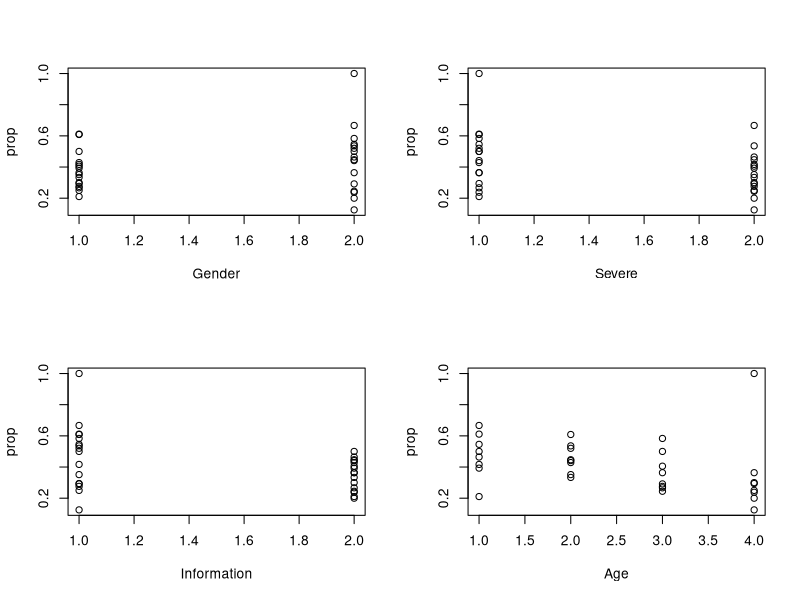

R code for this plot: (Note: this script raises an error after producing the figure.)
# Assignment ST6033

Gender <- c(1,1,1,1,1,1,1,1,1,1,1,1,1,1,1,1,
            2,2,2,2,2,2,2,2,2,2,2,2,2,2,2,2)

Severe <- c(1,1,1,1,1,1,1,1,2,2,2,2,2,2,2,2,
            1,1,1,1,1,1,1,1,2,2,2,2,2,2,2,2)
Information <- c(1,1,1,1,2,2,2,2,1,1,1,1,2,2,2,2,
                 1,1,1,1,2,2,2,2,1,1,1,1,2,2,2,2)
Age <- c(1,2,3,4,1,2,3,4,1,2,3,4,1,2,3,4,
         1,2,3,4,1,2,3,4,1,2,3,4,1,2,3,4)
n <- c(18,23,22,17,19,35,30,22,24,37,29,24,28,42,37,30,
       11,25,12,8,14,34,22,21,18,28,24,8,28,47,45,30)
Changed_Behaviour <- c(11,14,11,5,4,15,8,8,10,13,8,6,11,14,15,9,
                       6,13,7,8,7,15,8,5,12,15,7,1,13,21,11,6)
data = data.frame(Gender,Severe,Information,Age,n,Changed_Behaviour)
data
summary(data)

# Preliminary Analysis
# Plotting the proportions versus each factor

par(mfrow=c(2,2))
prop <- Changed_Behaviour/n
plot(Gender,prop)

# Female had more changed behaviour relating to hygiene than their males
plot(Severe, prop)
# The persons who believed the consequences of contracting swine flu were severe
# changed behaviour relating to hygiene almost as equally as persons who didnt
# believe the consequences of contracting swine flu were severe.

plot(Information,prop)
# The persons who believed the information available about swine flu were adequate
# had more behavioural change relating to hygiene than those who believed the
# information available about swine flu was inadequate.

plot(Age, prop)
# The persons changed behaviour relating to hygiene decreased with the increase
# in age. There is a possible case of an outlier for females aged 60+ who thought that the
# consequences of contracting swine flu were severe, and believed the information
# available about swine flu was adequate.

y <- cbind(Changed_Behaviour, n - Changed_Behaviour)

glmo <- glm(y~factor(Gender) + factor(Severe) + factor(Information) +
              factor(Age), family = binomial(link=logit))
summary(glmo)

# All the possible 2 way interactions
# 1) Gender + Severe
glm_GS <- glm(y ~ factor(Gender) + factor(Severe), family = binomial(link = logit))
summary(glm_GS)

#2) Gender + Information
glm_GI <- glm(y ~ factor(Gender) + factor(Information), family = binomial(link = logit))
summary(glm_GI)

#3) Gender + Age
glm_GA <- glm(y ~ factor(Gender) + factor(Age), family = binomial(link = logit))
summary(glm_GA)

#4) Severe +Information
glm_SI <- glm(y ~ factor(Severe) + factor(Information), family = binomial(link = logit))
summary(glm_SI)

#5) Severe + Age
glm_SA <- glm(y ~ factor(Severe) + factor(Age), family = binomial(link = logit))
summary(glm_SA)

#6) Information + Age
glm_IA <- glm(y ~ factor(Information) + factor(Age), family = binomial(link = logit))
summary(glm_IA)

#7) Gender + Severe + GS
glm_GSI <- glm(y ~ factor(Gender) + factor(Severe) + factor(Gender):factor(Severe), family = binomial(link = logit))
summary(glm_GSI)
# Looks not significant therefore will not consider it

#8) Gender + Information + GI
glm_GII <- glm(y ~ factor(Gender) + factor(Information) + factor(Gender):factor(Information), family = binomial(link = logit))
summary(glm_GII)

#9) Gender + Age + GA
glm_GAI <- glm(y ~ factor(Gender) + factor(Age) + factor(Gender):factor(Age), family = binomial(link = logit))
summary(glm_GAI)
# Not significant, hence will not be considered

#10) Severe + Information + SI
glm_SII <- glm(y ~ factor(Severe) + factor(Information) + factor(Severe):factor(Information), family = binomial(link = logit))
summary(glm_SII)

#11) Severe + Age + SA
glm_SAI <- glm(y ~ factor(Severe) + factor(Age) + factor(Severe):factor(Age), family = binomial(link = logit))
summary(glm_SAI)
# Not significant, hence we will not consider it

#12) Information + Age + IA
glm_IAI <- glm(y ~ factor(Information) + factor(Age) + factor(Information):factor(Age), family = binomial(link = logit))
summary(glm_IAI)
null <- glm(y~1,family=binomial(link="logit"))
summary(null)

# Gender
glm_G1 <- glm(y ~ factor(Severe) + factor(Information) + factor(Age), family = binomial(link="logit"))
glm_G2 <- glm(y ~ factor(Severe) + factor(Information) + factor(Age) + factor(Information):factor(Age),family = binomial(link="logit")  )
glm_G3 <- glm(y ~ factor(Information) + factor(Severe) + factor(Age) + factor(Severe):factor(Age),family = binomial(link="logit")  )
glm_G4 <- glm(y ~ factor(Age) + factor(Severe) + factor(Information) + factor(Severe):factor(Information),family = binomial(link="logit")  )

# Severe
glm_S1 <- glm(y ~ factor(Gender) + factor(Information) + factor(Age), family = binomial(link="logit")  )
glm_S2 <- glm(y ~ factor(Gender) + factor(Information) + factor(Age) + factor(Information):factor(Age),family = binomial(link="logit")  )
glm_S3 <- glm(y ~ factor(Information) + factor(Gender) + factor(Age) + factor(Gender):factor(Age),family = binomial(link="logit")  )
glm_S4 <- glm(y ~ factor(Age) + factor(Gender) + factor(Information) + factor(Gender):factor(Information),family = binomial(link="logit")  )

# Age
glm_A1 <- glm(y ~ factor(Gender) + factor(Severe) + factor(Information), family = binomial(link = logit))
glm_A2 <- glm(y ~ factor(Gender) + factor(Severe) + factor(Information) + factor(Severe):factor(Information), family = binomial(link = logit))
glm_A3 <- glm(y ~ factor(Severe) + factor(Gender) + factor(Information) + factor(Gender):factor(Information), family = binomial(link = logit))
glm_A4 <- glm(y ~ factor(Information) + factor(Gender) + factor(Severe) + factor(Gender): factor(Severe), family = binomial(link = logit))

# Information
glm_I1 <- glm(y ~ factor(Gender) + factor(Severe) + factor(Age), family = binomial(link = logit))
glm_I2 <- glm(y ~ factor(Gender) + factor(Severe) + factor(Age) + factor(Severe):factor(Age), family = binomial(link = logit))
glm_I3 <- glm(y ~ factor(Severe) + factor(Gender) + factor(Age) + factor(Gender):factor(Age), family = binomial(link = logit))
glm_I4 <- glm(y ~ factor(Age) + factor(Gender) + factor(Severe) + factor(Gender):factor(Severe), family = binomial(link = logit))


glm_full_GS <- glm(y ~ factor(Severe) + factor(Information) + factor(Age) + factor(Gender) + factor(Gender):factor(Severe), family = binomial(link="logit"))
glm_full_GI <- glm(y ~ factor(Severe) + factor(Information) + factor(Age) + factor(Gender) + factor(Gender):factor(Information), family = binomial(link="logit"))
glm_full_GA <- glm(y ~ factor(Severe) + factor(Information) + factor(Age) + factor(Gender) + factor(Gender):factor(Age), family = binomial(link="logit"))
glm_full_SI <- glm(y ~ factor(Severe) + factor(Information) + factor(Age) + factor(Gender) + factor(Severe):factor(Information), family = binomial(link="logit"))
glm_full_SI <- glm(y ~ factor(Severe) + factor(Information) + factor(Age) + factor(Gender) + factor(Severe):factor(Information), family = binomial(link="logit"))
glm_full_IA <- glm(y ~ factor(Severe) + factor(Information) + factor(Age) + factor(Gender) + factor(Age):factor(Information), family = binomial(link="logit"))
summary(glm_full_SI)

glm_full_SI_SA <-glm(y ~ factor(Severe) + factor(Information) + factor(Age) + factor(Gender) + factor(Severe):factor(Information) + factor(Severe):factor(Age), family = binomial(link="logit"))
glm_full_SI_SG <-glm(y ~ factor(Severe) + factor(Information) + factor(Age) + factor(Gender) + factor(Severe):factor(Information) + factor(Severe):factor(Gender), family = binomial(link="logit"))
glm_full_SI_GA <-glm(y ~ factor(Severe) + factor(Information) + factor(Age) + factor(Gender) + factor(Severe):factor(Information) + factor(Gender):factor(Age), family = binomial(link="logit"))
glm_full_SI_IA <-glm(y ~ factor(Severe) + factor(Information) + factor(Age) + factor(Gender) + factor(Severe):factor(Information) + factor(Information):factor(Age), family = binomial(link="logit"))

a=summary(glm_full_SI_SG_GI)

glm_full_SI_GI <-glm(y ~ factor(Severe) + factor(Information) + factor(Age) + factor(Gender) + factor(Severe):factor(Information) + factor(Gender):factor(Information), family = binomial(link="logit"))
glm_full_SI_SA_SG <-glm(y ~ factor(Severe) + factor(Information) + factor(Age) + factor(Gender) + factor(Severe):factor(Information) + factor(Severe):factor(Age) + factor(Severe):factor(Gender), family = binomial(link="logit"))
glm_full_SI_SA_SG <-glm(y ~ factor(Severe) + factor(Information) + factor(Age) + factor(Gender) + factor(Severe):factor(Information) + factor(Severe):factor(Age) + factor(Severe):factor(Gender), family = binomial(link="logit"))
glm_full_SI_SA_GA <-glm(y ~ factor(Severe) + factor(Information) + factor(Age) + factor(Gender) + factor(Severe):factor(Information) + factor(Severe):factor(Age) + factor(Gender):factor(Age), family = binomial(link="logit"))
glm_full_SI_SA_GI <-glm(y ~ factor(Severe) + factor(Information) + factor(Age) + factor(Gender) + factor(Severe):factor(Information) + factor(Severe):factor(Age) + factor(Gender):factor(Information), family = binomial(link="logit"))
glm_full_SI_SA_IA <-glm(y ~ factor(Severe) + factor(Information) + factor(Age) + factor(Gender) + factor(Severe):factor(Information) + factor(Severe):factor(Age) + factor(Information):factor(Age), family = binomial(link="logit"))
glm_full_SI_SG_GA <-glm(y ~ factor(Severe) + factor(Information) + factor(Age) + factor(Gender) + factor(Severe):factor(Information) + factor(Severe):factor(Gender) + factor(Gender):factor(Age), family = binomial(link="logit"))
glm_full_SI_SG_GI <-glm(y ~ factor(Severe) + factor(Information) + factor(Age) + factor(Gender) + factor(Severe):factor(Information) + factor(Severe):factor(Gender) + factor(Gender):factor(Information), family = binomial(link="logit"))
glm_full_SI_SG_IA <-glm(y ~ factor(Severe) + factor(Information) + factor(Age) + factor(Gender) + factor(Severe):factor(Information) + factor(Severe):factor(Gender) + factor(Information):factor(Age), family = binomial(link="logit"))
 glm_full_SI_SG_GI <-glm(y ~ factor(Severe) + factor(Information) + factor(Age) + factor(Gender) + factor(Severe):factor(Information) + factor(Severe):factor(Gender) + factor(Gender):factor(Information), family = binomial(link="logit"))
summary(glm_full_SI_GI_IA)

# Full model with 3 interactions
glm_full_SI_GA_GI <-glm(y ~ factor(Severe) + factor(Information) + factor(Age) + factor(Gender) + factor(Severe):factor(Information) + factor(Gender):factor(Age) + factor(Gender):factor(Information), family = binomial(link="logit"))
glm_full_SI_GA_IA <-glm(y ~ factor(Severe) + factor(Information) + factor(Age) + factor(Gender) + factor(Severe):factor(Information) + factor(Gender):factor(Age) + factor(Information):factor(Age), family = binomial(link="logit"))
glm_full_SI_GA_GI <-glm(y ~ factor(Severe) + factor(Information) + factor(Age) + factor(Gender) + factor(Severe):factor(Information) + factor(Gender):factor(Age) + factor(Gender):factor(Information), family = binomial(link="logit"))
glm_full_SI_GI_IA <-glm(y ~ factor(Severe) + factor(Information) + factor(Age) + factor(Gender) + factor(Severe):factor(Information) + factor(Gender):factor(Information) + factor(Information):factor(Age), family = binomial(link="logit"))
glm_full_SI_GI_IA <-glm(y ~ factor(Severe) + factor(Information) + factor(Age) + factor(Gender) + factor(Severe):factor(Information) + factor(Gender):factor(Information) + factor(Information):factor(Age), family = binomial(link="logit"))
glm_full_SI_SA_SG_GA <-glm(y ~ factor(Severe) + factor(Information) + factor(Age) + factor(Gender) + factor(Severe):factor(Information) + factor(Severe):factor(Age) + factor(Severe):factor(Gender) + factor(Gender):factor(Age), family = binomial(link="logit"))
summary(glm_full_SI_SA_SG_GA_GI)

# Full model with 4 interactions
glm_full_SI_SA_SG_GA <-glm(y ~ factor(Severe) + factor(Information) + factor(Age) + factor(Gender) + factor(Severe):factor(Information) + factor(Severe):factor(Age) + factor(Severe):factor(Gender) + factor(Gender):factor(Age), family = binomial(link="logit"))
glm_full_SI_SA_SG_GI <-glm(y ~ factor(Severe) + factor(Information) + factor(Age) + factor(Gender) + factor(Severe):factor(Information) + factor(Severe):factor(Age) + factor(Severe):factor(Gender) + factor(Gender):factor(Information), family = binomial(link="logit"))
glm_full_SI_SA_SG_IA <-glm(y ~ factor(Severe) + factor(Information) + factor(Age) + factor(Gender) + factor(Severe):factor(Information) + factor(Severe):factor(Age) + factor(Severe):factor(Gender) + factor(Information):factor(Age), family = binomial(link="logit"))
glm_full_SI_SG_GA_GI <-glm(y ~ factor(Severe) + factor(Information) + factor(Age) + factor(Gender) + factor(Severe):factor(Information) + factor(Severe):factor(Gender) + factor(Gender):factor(Age) + factor(Gender):factor(Information), family = binomial(link="logit"))
glm_full_SI_SG_GA_IA <-glm(y ~ factor(Severe) + factor(Information) + factor(Age) + factor(Gender) + factor(Severe):factor(Information) + factor(Severe):factor(Gender) + factor(Gender):factor(Age) + factor(Information):factor(Age), family = binomial(link="logit"))
glm_full_SI_GA_GI_IA <-glm(y ~ factor(Severe) + factor(Information) + factor(Age) + factor(Gender) + factor(Severe):factor(Information) + factor(Gender):factor(Age) + factor(Gender):factor(Information) + factor(Information):factor(Age) , family = binomial(link="logit"))

summary(glm_full_GS_GI_GA_SI_SA_IA)
# Full model with 5 interactions
glm_full_SI_SA_SG_GA_GI <-glm(y ~ factor(Severe) + factor(Information) + factor(Age) + factor(Gender) + factor(Severe):factor(Information) + factor(Severe):factor(Age) + factor(Severe):factor(Gender) + factor(Gender):factor(Age) + factor(Gender):factor(Information) , family = binomial(link="logit"))
glm_full_SI_SA_SG_GA_IA <-glm(y ~ factor(Severe) + factor(Information) + factor(Age) + factor(Gender) + factor(Severe):factor(Information) + factor(Severe):factor(Age) + factor(Severe):factor(Gender) + factor(Gender):factor(Age) + factor(Information):factor(Age) , family = binomial(link="logit"))
glm_full_SI_SG_GA_GI_IA <-glm(y ~ factor(Severe) + factor(Information) + factor(Age) + factor(Gender) + factor(Severe):factor(Information) + factor(Severe):factor(Gender) + factor(Gender):factor(Age) + factor(Gender):factor(Information) + factor(Information):factor(Age) , family = binomial(link="logit"))
glm_full_SI_GI_GA_SA_IA <-glm(y ~ factor(Severe) + factor(Information) + factor(Age) + factor(Gender) + factor(Severe):factor(Information) + factor(Gender):factor(Information) + factor(Gender):factor(Age) + factor(Severe):factor(Age) + factor(Information):factor(Age) , family = binomial(link="logit"))
glm_full_SI_SG_GI_SA_IA <- glm(y ~ factor(Severe) + factor(Information) + factor(Age) + factor(Gender) + factor(Severe):factor(Information) + factor(Severe):factor(Gender) + factor(Gender):factor(Information) + factor(Severe):factor(Age) + factor(Information):factor(Age) , family = binomial(link="logit"))
summary(glm_full_SI_SG_GI_SA_IA)

# Full model with 6 interactions
glm_full_GS_GI_GA_SI_SA_IA <- glm(y ~ factor(Severe) + factor(Information) + factor(Age) + factor(Gender) + factor(Gender):factor(Severe) + factor(Gender):factor(Information) + factor(Gender):factor(Age) +  factor(Severe):factor(Information) + factor(Severe):factor(Age) + factor(Information):factor(Age) , family = binomial(link="logit"))

Deviance <- c(null$deviance, glm_GS$deviance,glm_GI$deviance,glm_GA$deviance,glm_SI$deviance,
              glm_SA$deviance,glm_IA$deviance,glm_GSI$deviance, glm_GII$deviance,
              glm_GAI$deviance, glm_SII$deviance, glm_SAI$deviance, glm_IAI$deviance,
              glmo$deviance)
d.f. <- c(null$df.residual, glm_GS$df.residual,glm_GI$df.residual,glm_GA$df.residual,
          glm_SI$df.residual,glm_SA$df.residual,glm_IA$df.residual, glm_GSI$df.residual,
          glm_GII$df.residual, glm_GAI$df.residual, glm_SII$df.residual, 
          glm_SAI$df.residual, glm_IAI$df.residual, glmo$df.residual)
Model <- c('Null','G+S','G+I','G+A','S+I','S+A','I+A','GS','GI','GA','SI','SA','IA','Full')

Deviance <- round(Deviance,2)
deviance_table <- data.frame(Model, Deviance ,d.f.)

# Applying diagonistics on the main model

h<-lm.influence(glm_full_SI)$hat
rpear <- residuals(glm_full_SI,"pearson")/sqrt(1-h)
rdev <- residuals(glm_full_SI,"deviance")/sqrt(1-h)
phat <- glm_full_SI$fitted.values
Changed_behaviour_fitted <- n*phat
Diagnostics.df <- data.frame(Changed_Behaviour, Changed_behaviour_fitted, n, phat,
                             h, rpear, rdev, D)
round(D,5)
par(mfrow=c(1,2))
plot(rpear, main="Index Plot of Pearson Residuals")
abline(h=0)
plot(rdev, main="Index Plot of Deviance Residuals")
abline(h=0)
# Rectangular Pattern
# Both the deviance and pearson residual plotting randomly about 0 with constant range
# No pattern, no problem with the systematic component
# No guarantee of symmetry in either of the graph

plot(glm_full_SI$linear.predictors, rpear, main="Plot of Pearson Residuals vs Linear
     Predictor")
# No pattern hence no problem with the systematic component
plot(glm_full_SI$linear.predictors, rdev, main="Plot of Deviance Residuals vs Linear
     Predictor")
# Checking for outliers
# From the graphs we can see that 1 predictor is above the +3 mark and should
# be investigated

# Checking for high leverage values
# 2(p+1)/n = 0.3125 
# 4 cases of high leverage detected, 10, 14 , 30, 31
Obslogit <- log((Changed_Behaviour/n)/1-(Changed_Behaviour/n))
Predlogit <- log((fitted.values(glm_full_SI))/1-(fitted.values(glm_full_SI)))
plot(Changed_Behaviour,Obslogit)

# Checking for high influence cases
D =rpear*rpear*h/(2*(1-h))
Newdiagnostic.df <- data.frame(Diagnostics.df,D)
plot(D)

# Overdispersion
summary(glm_full_SI)
# 32.582/24 = 1.35, we may have overdispersion due to high variability
glm_full_SI_over <- glm(y ~ factor(Severe) + factor(Information) + factor(Age) + factor(Gender) + factor(Severe):factor(Information), family = quasibinomial(link="logit"))
summary(glm_full_SI_over)
  
# Sparse data
